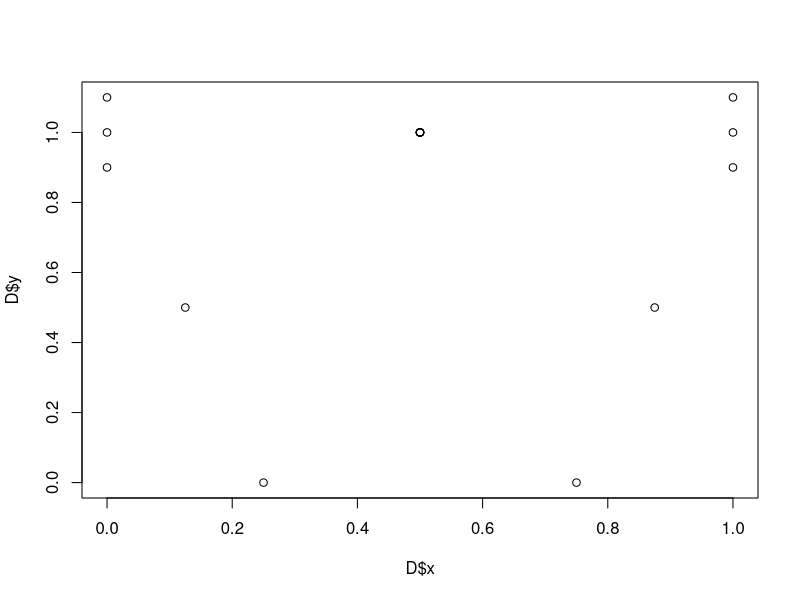
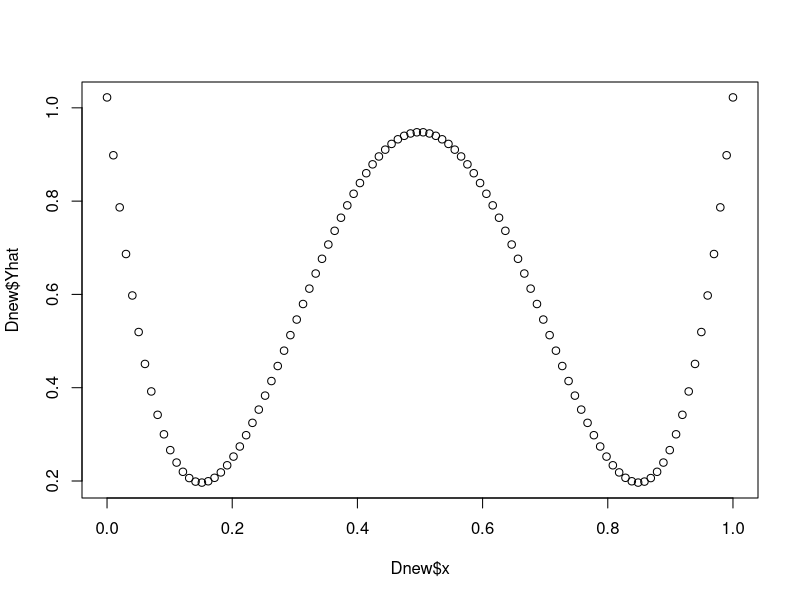

Generate these figures, in order, with R:
D <- data.frame(x=c(0,0,0,    .125,   .25, .5,.5,.5, .5,.5,.5, .75, .875,  1,1,1),
                y=c(1,1.1,.9,   .5,     0,  1,1,1,    1,1,1,   0, .5,    1,1.1,.9))

plot(D$y~D$x)

m1 <- lm(y~x,data=D)
summary(m1)
m2 <- lm(y~poly(x,degree=4,raw=TRUE),data=D)
summary(m2)
summary(m2)$coef[,1]

Dnew <- data.frame(x=seq(0,1,length.out=100))

Dnew$Yhat <- predict(m2,newdata=Dnew)
plot(Dnew$Yhat~Dnew$x)